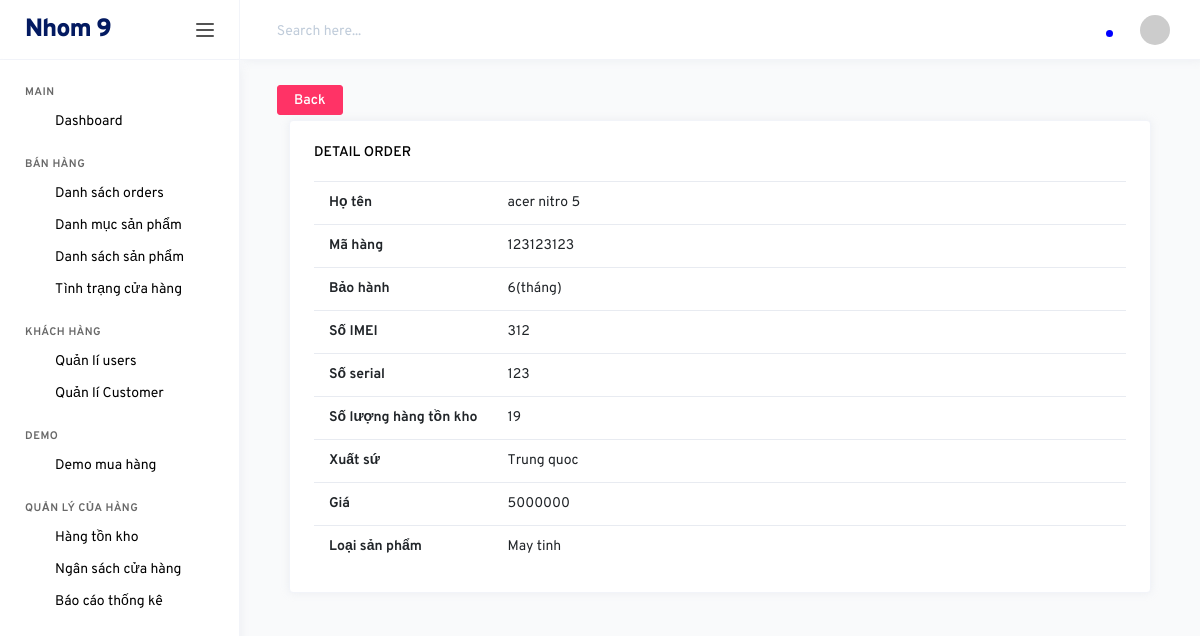
Screenshot of /backend/index.php?controller=products&action=detail&id=7 (signed in) with the database file from the repository.
### tables this page shows
CREATE TABLE `products` (
  `id` int(11) NOT NULL,
  `name` varchar(500) NOT NULL,
  `category_id` int(11) NOT NULL,
  `ma_hang` varchar(500) NOT NULL,
  `bao_hanh` int(11) NOT NULL,
  `so_imei` varchar(500) NOT NULL,
  `so_serial` varchar(500) NOT NULL,
  `ton_kho` int(11) NOT NULL,
  `xuat_su` varchar(500) NOT NULL,
  `price` int(11) NOT NULL
);

CREATE TABLE `categories` (
  `id` int(11) NOT NULL,
  `name` varchar(500) NOT NULL
);

### backend/controllers/ProductsController.php (called while the page is built, shortened)
<?php
	class ProductsController extends Controller{
		public function detail(){
			$id = isset($_GET["id"]) ? $_GET["id"] : 0;
			$data = $this->modelGetRecord($id);
			$this->loadView("ProductsDetailView.php",['data' => $data]);
		}
	}
 ?>

### backend/models/ProductsModel.php (called while the page is built, shortened)
<?php
	trait ProductsModel{
		public function modelGetRecord($id){
			$conn = Connection::getInstance();
			$query = $conn->query("select products.*, categories.name as category_name from products inner join categories on products.category_id = categories.id where products.id=$id");
			return $query->fetch();
		}
	}
 ?>

### backend/views/ProductsDetailView.php (the view, shortened to what this page needs)
<div class="col-md-12">
    <div style="margin-bottom:5px;">
        <input onclick="history.go(-1);" type="button" value="Back" class="btn btn-danger">
    </div>
    <div class="col-md-12 grid-margin stretch-card">
    <div class="card">
        <div class="card-body">
        <h6 class="card-title">Detail order</h6>
        <div class="panel-body">
            <table class="table">
                <tr>
                    <th style="width: 100px;">Họ tên</th>
                    <td><?php echo $data->name; ?></td>
                </tr>
                <tr>
                    <th style="width: 100px;">Mã hàng</th>
                    <td><?php echo $data->ma_hang; ?></td>
                </tr>
                <tr>
                    <th style="width: 100px;">Bảo hành</th>
                    <td><?php echo $data->bao_hanh; ?>(tháng)</td>
                </tr>
                <tr>
                    <th style="width: 100px;">Số IMEI</th>
                    <td><?php echo $data->so_imei; ?></td>
                </tr>
                <tr>
                    <th style="width: 100px;">Số serial</th>
                    <td><?php echo $data->so_serial; ?></td>
                </tr>
                <tr>
                    <th style="width: 100px;">Số lượng hàng tồn kho</th>
                    <td><?php echo $data->ton_kho; ?></td>
                </tr>
                <tr>
                    <th style="width: 100px;">Xuất sứ</th>
                    <td><?php echo $data->xuat_su; ?></td>
                </tr>
                <tr>
                    <th style="width: 100px;">Giá</th>
                    <td><?php echo $data->price; ?></td>
                </tr>
                <tr>
                    <th style="width: 100px;">Loại sản phẩm</th>
                    <td><?php echo $data->category_name; ?></td>
                </tr>
            </table>
        </div>
    </div>
    </div>
</div>
</div>

### rows the page displays
products: name "acer nitro 5", ma_hang "123123123", bao_hanh "6", so_imei "312", so_serial "123", ton_kho "19", xuat_su "Trung quoc", price "5000000", category.name "May tinh"
